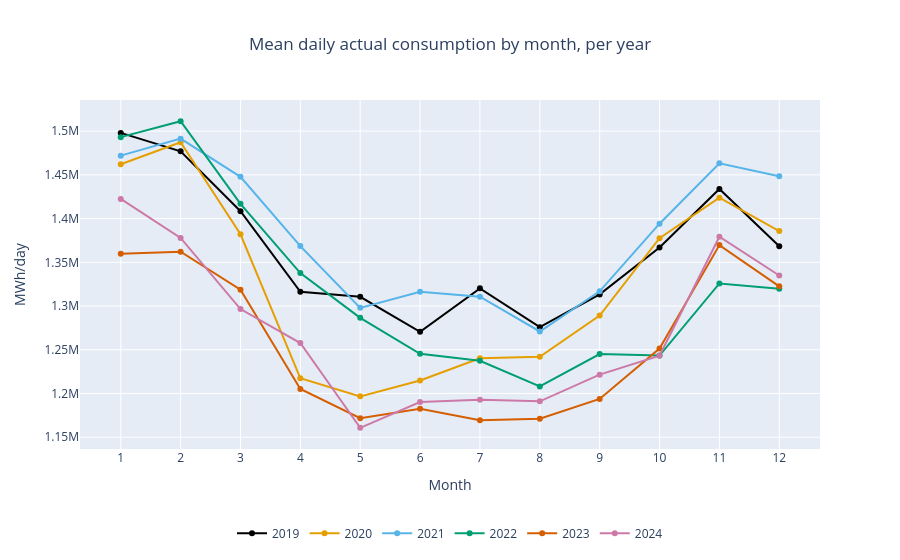

The notebook cell saved with this chart:
### Markdown cell above
### Mean consumption by month, per year

### Code cell
df_day["date_from"] = pd.to_datetime(df_day["date_from"])
df_day["year"] = df_day["date_from"].dt.year

monthly = (
    df_day.groupby(["year", "month"], as_index=False)["actual_consumption"].mean()
)
monthly["year"] = monthly["year"].astype(str)  # categorical, so each year gets a distinct color

fig = px.line(
    monthly,
    x = "month",
    y = "actual_consumption",
    color = "year",
    markers = True,
    title = "Mean daily actual consumption by month, per year",
    labels = {"actual_consumption": "MWh/day", "month": "Month", "year": "Year"},
    color_discrete_sequence = ["#000000", "#E69F00", "#56B4E9", "#009E73", "#D55E00", "#CC79A7"],  # Okabe-Ito
)
fig.update_xaxes(tickmode="linear", dtick=1)
fig.update_layout(
    legend = dict(orientation="h", yanchor="top", y=-0.2, xanchor="center", x=0.5, title_text=""),
    title_x = 0.5
)
fig.show()

### Figure 1 — Plotly figure (JSON) as saved in the notebook; plotly's stock layout.template omitted (floating-point values rounded to 4 significant figures)
{"data": [{"hovertemplate": "Year=2019<br>Month=%{x}<br>MWh/day=%{y}<extra></extra>", "legendgroup": "2019", "line": {"color": "#000000", "dash": "solid"}, "marker": {"symbol": "circle"}, "mode": "lines+markers", "name": "2019", "orientation": "v", "showlegend": true, "type": "scatter", "x": [1, 2, 3, 4, 5, 6, 7, 8, 9, 10, 11, 12], "xaxis": "x", "y": [1498000.0, 1477000.0, 1408000.0, 1316000.0, 1311000.0, 1271000.0, 1320000.0, 1276000.0, 1313000.0, 1367000.0, 1434000.0, 1368000.0], "yaxis": "y"}, {"hovertemplate": "Year=2020<br>Month=%{x}<br>MWh/day=%{y}<extra></extra>", "legendgroup": "2020", "line": {"color": "#E69F00", "dash": "solid"}, "marker": {"symbol": "circle"}, "mode": "lines+markers", "name": "2020", "orientation": "v", "showlegend": true, "type": "scatter", "x": [1, 2, 3, 4, 5, 6, 7, 8, 9, 10, 11, 12], "xaxis": "x", "y": [1462000.0, 1487000.0, 1382000.0, 1217000.0, 1197000.0, 1215000.0, 1240000.0, 1242000.0, 1289000.0, 1378000.0, 1424000.0, 1386000.0], "yaxis": "y"}, {"hovertemplate": "Year=2021<br>Month=%{x}<br>MWh/day=%{y}<extra></extra>", "legendgroup": "2021", "line": {"color": "#56B4E9", "dash": "solid"}, "marker": {"symbol": "circle"}, "mode": "lines+markers", "name": "2021", "orientation": "v", "showlegend": true, "type": "scatter", "x": [1, 2, 3, 4, 5, 6, 7, 8, 9, 10, 11, 12], "xaxis": "x", "y": [1472000.0, 1491000.0, 1448000.0, 1369000.0, 1298000.0, 1316000.0, 1311000.0, 1271000.0, 1317000.0, 1394000.0, 1463000.0, 1449000.0], "yaxis": "y"}, {"hovertemplate": "Year=2022<br>Month=%{x}<br>MWh/day=%{y}<extra></extra>", "legendgroup": "2022", "line": {"color": "#009E73", "dash": "solid"}, "marker": {"symbol": "circle"}, "mode": "lines+markers", "name": "2022", "orientation": "v", "showlegend": true, "type": "scatter", "x": [1, 2, 3, 4, 5, 6, 7, 8, 9, 10, 11, 12], "xaxis": "x", "y": [1493000.0, 1511000.0, 1417000.0, 1338000.0, 1286000.0, 1245000.0, 1237000.0, 1208000.0, 1245000.0, 1243000.0, 1326000.0, 1320000.0], "yaxis": "y"}, {"hovertemplate": "Year=2023<br>Month=%{x}<br>MWh/day=%{y}<extra></extra>", "legendgroup": "2023", "line": {"color": "#D55E00", "dash": "solid"}, "marker": {"symbol": "circle"}, "mode": "lines+markers", "name": "2023", "orientation": "v", "showlegend": true, "type": "scatter", "x": [1, 2, 3, 4, 5, 6, 7, 8, 9, 10, 11, 12], "xaxis": "x", "y": [1360000.0, 1362000.0, 1319000.0, 1205000.0, 1172000.0, 1183000.0, 1169000.0, 1171000.0, 1194000.0, 1251000.0, 1370000.0, 1323000.0], "yaxis": "y"}, {"hovertemplate": "Year=2024<br>Month=%{x}<br>MWh/day=%{y}<extra></extra>", "legendgroup": "2024", "line": {"color": "#CC79A7", "dash": "solid"}, "marker": {"symbol": "circle"}, "mode": "lines+markers", "name": "2024", "orientation": "v", "showlegend": true, "type": "scatter", "x": [1, 2, 3, 4, 5, 6, 7, 8, 9, 10, 11, 12], "xaxis": "x", "y": [1422000.0, 1378000.0, 1297000.0, 1258000.0, 1161000.0, 1190000.0, 1193000.0, 1191000.0, 1222000.0, 1243000.0, 1379000.0, 1335000.0], "yaxis": "y"}], "layout": {"legend": {"orientation": "h", "title": {"text": ""}, "tracegroupgap": 0, "x": 0.5, "xanchor": "center", "y": -0.2, "yanchor": "top"}, "title": {"text": "Mean daily actual consumption by month, per year", "x": 0.5}, "xaxis": {"anchor": "y", "domain": [0, 1], "dtick": 1, "tickmode": "linear", "title": {"text": "Month"}}, "yaxis": {"anchor": "x", "domain": [0, 1], "title": {"text": "MWh/day"}}}}
